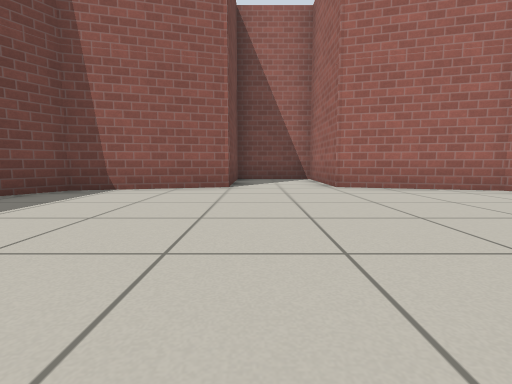
View 1 (above)

12 first-person views from a walk through a Gazebo world. The camera is 0.5 m above the floor, tilts 6° down and sees 85° across. The floor is counted in squares, 1 m on a side. Each view is taken from the middle of a square. On the plan, view 1 faces up. The plan holds only what a view shows up to about 9 squares ahead; the rest is blank. Simple patterns stand in for the simulator's built-in surfaces.

View 2
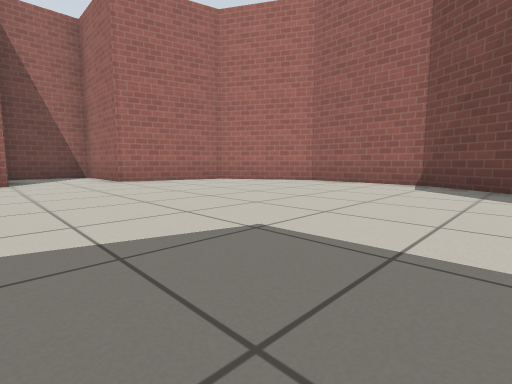

View 3
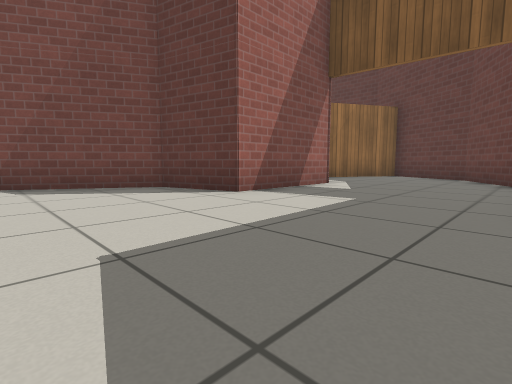

View 4
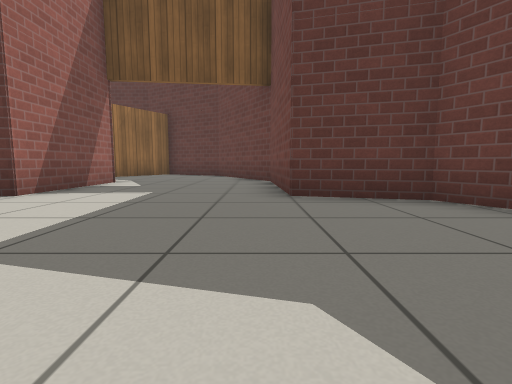

View 5
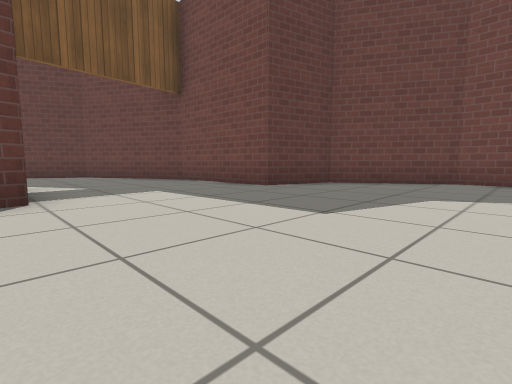

View 6
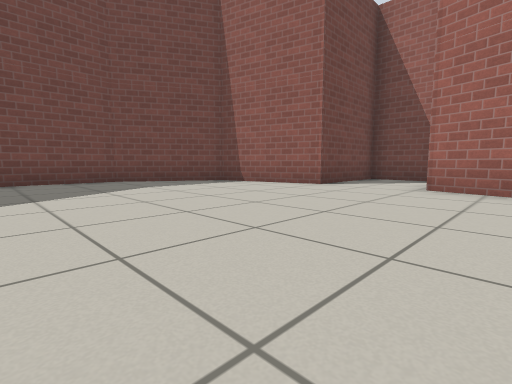

View 7
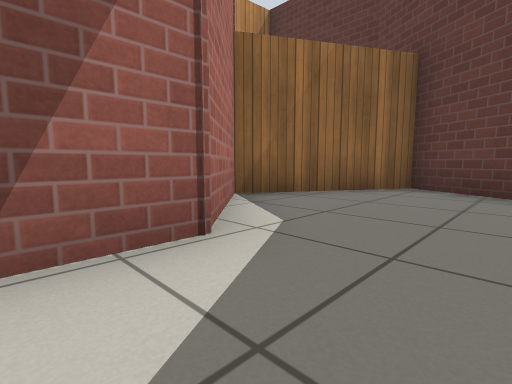

View 8
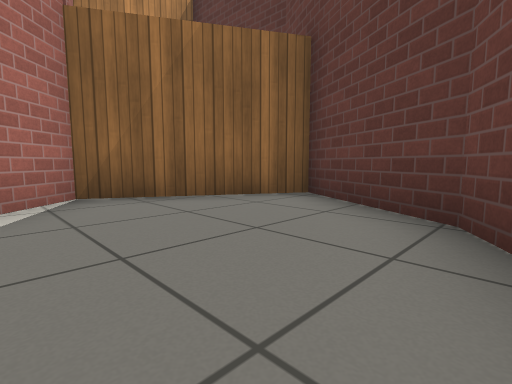

View 9
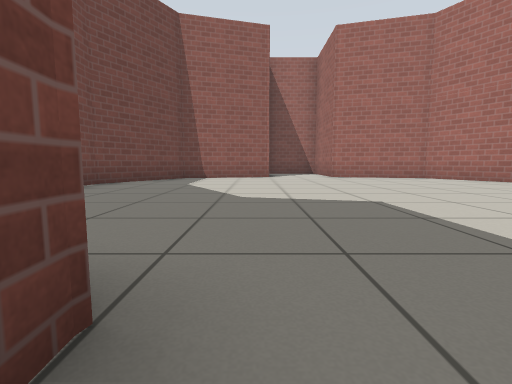

View 10
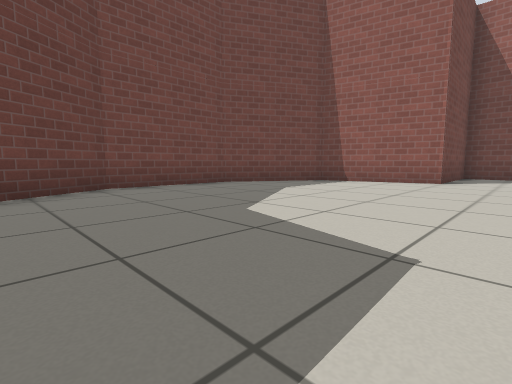

View 11
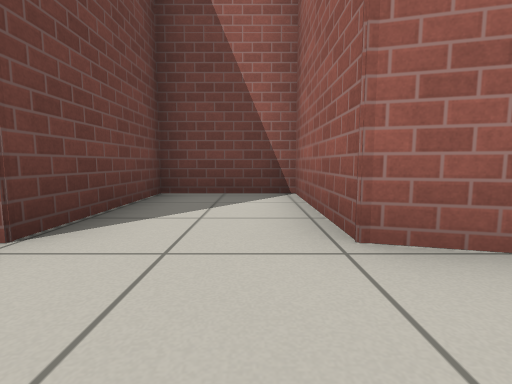

View 12
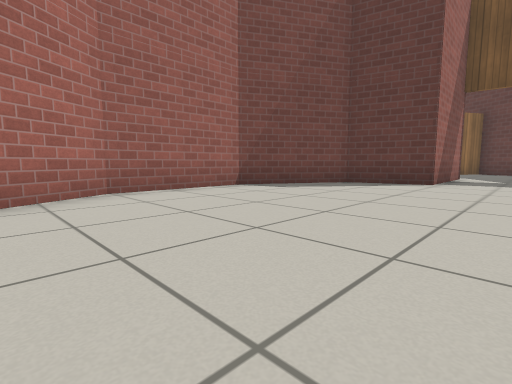

### Floor plan
Points are (right, up) in squares from view 1. A wall is a line through its corners. A room is listed if a view was taken in it or the views show most of it. See-through windows are left out.
Room 1 (views 1, 2, 3, 4, 5, 6, 7, 8, 9, 10, 11, 12)
walls: (2.6, -3.2) (4.4, -2.7) (5.8, -0.3) (5.8, 2.6) (4.4, 5) (1.6, 5.7) (1.6, 8.5) (-0.6, 8.5) (-0.6, 5.7) (-3.3, 5) (-4.7, 2.5) (-4.7, -0.3) (-3.3, -2.7) (-1.5, -3.2) (-1.4, -6.5) (0.4, -9.6) (2.7, -10.9) (4.4, -7.9) (2.6, -6.1) (2.6, -3.2)

Where each view was taken, in squares from view 1:
view 1: 0 up, 0 right, facing up
view 2: 2 down, 1 left, facing up-right
view 3: 0 up, 1 left, facing down-right
view 4: 1 up, 1 left, facing down
view 5: 1 up, 3 right, facing down-left
view 6: 0 up, 3 right, facing up-left
view 7: 5 down, 1 right, facing down-right
view 8: 7 down, 0 right, facing down-right
view 9: 4 down, 1 left, facing up
view 10: 2 down, 1 right, facing up-left
view 11: 4 up, 1 right, facing up
view 12: 4 up, 1 right, facing down-right
